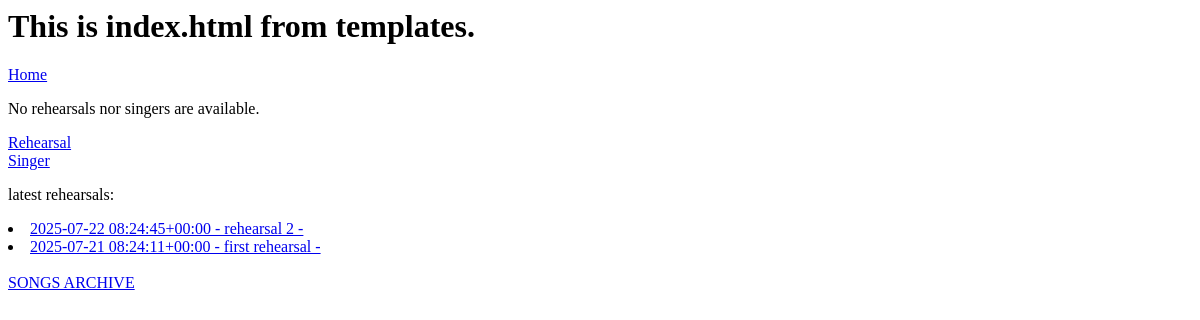
Before: / with the older database file.
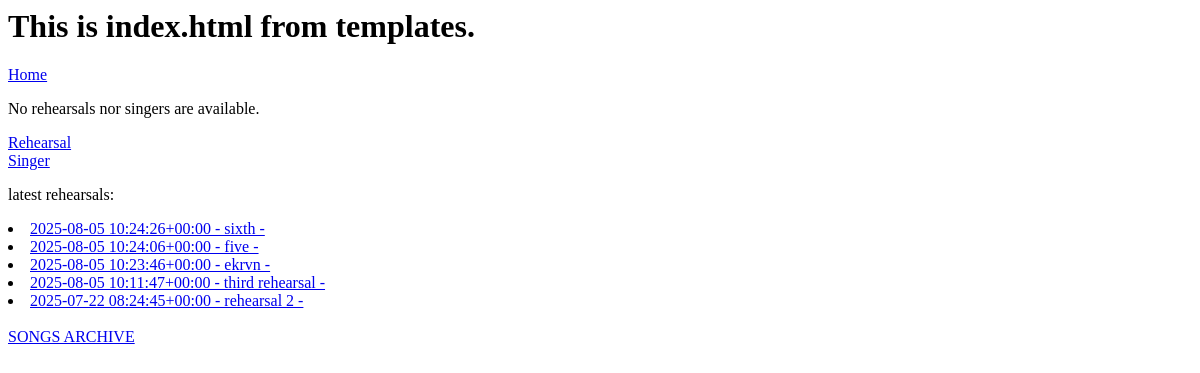
After: the same page with the newer database file.
### secondapp/models.py (models this page shows, shortened)
class Rehearsal(models.Model):
    subtitle = models.CharField(max_length=250)
    location = models.CharField(max_length=250)
    parking = models.CharField(max_length=250, blank=True, null=True)
    calendar = models.DateTimeField(blank=True, null=True, unique=True)
    additional_notes = models.TextField(blank=True, null=True)
    singers = models.ManyToManyField(Singer)
    songs = models.ManyToManyField(Song)
    tags = models.ManyToManyField(Tag, help_text="max 5", blank=True)
    def __str__(self):
        max_tags = 5
        tag_names = ", ".join(tag.name for tag in self.tags.all()[:max_tags])
        return f"{self.calendar} - {self.subtitle} - {tag_names}"

### secondapp/views.py (the view)
# urls.py: path("", views.IndexView.as_view(), name="index"),
class IndexView(generic.ListView):
    template_name = "secondapp/index.html"
    def get_queryset(self):
        return Rehearsal.objects.order_by("-calendar")[:5] #Singer.objects.filter(is_active=True)#

### secondapp/templates/secondapp/index.html (shortened to what this page needs)
<html>
<head>
</head>
<body>
<h1> This is index.html from templates. </h1>
<a href="{% url 'secondapp:index' %}">Home</a>
<p>No rehearsals nor singers are available.</p>
<a href="{% url 'secondapp:rehearsal_index' %}">Rehearsal</a> <br>
<a href="{% url 'secondapp:singer_index' %}">Singer</a>
<p>latest rehearsals:</p>
    {% for rehearsal in rehearsal_list %}
        <li><a href="{% url 'secondapp:rehearsal_detail' rehearsal.pk %}">{{ rehearsal }}</a></li>
    {% endfor %}
 <br>
<a href="{% url 'secondapp:song_index' %}">SONGS ARCHIVE</a>
</body>
</html>

Changed rows visible on the page:
no longer on this page (row unchanged): Rehearsal: id+calendar+subtitle "2025-07-21 08:24:11+00:00 - first rehearsal -"
added Rehearsal: id+calendar+subtitle "2025-08-05 10:24:26+00:00 - sixth -"
added Rehearsal: id+calendar+subtitle "2025-08-05 10:24:06+00:00 - five -"
added Rehearsal: id+calendar+subtitle "2025-08-05 10:23:46+00:00 - ekrvn -"
added Rehearsal: id+calendar+subtitle "2025-08-05 10:11:47+00:00 - third rehearsal -"
